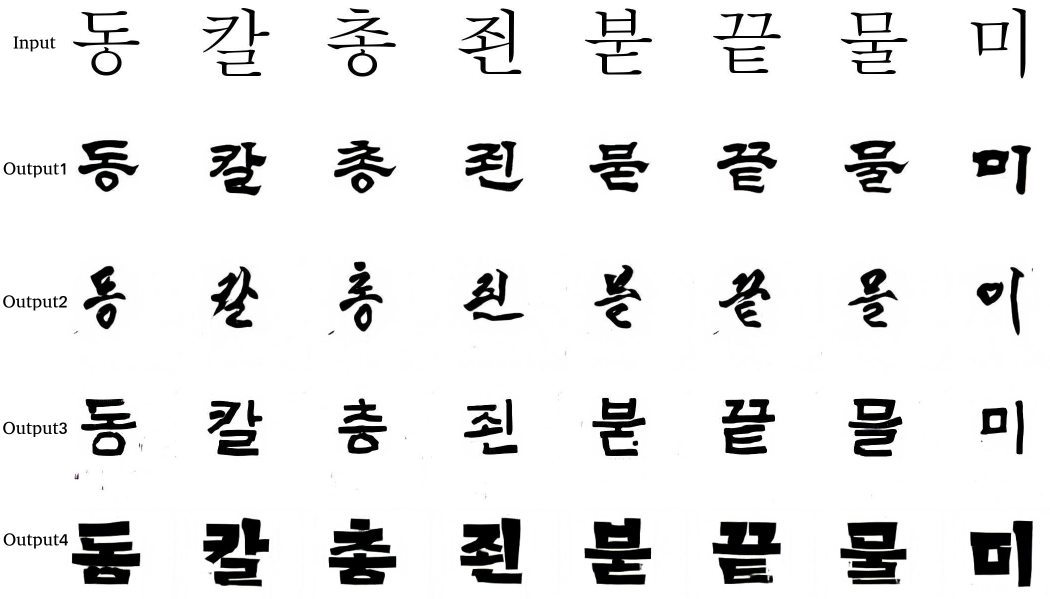
#> input picture fig/Han_to_Hangul.png, 2100 x 1197 px, found by its file name (shown at 1/2 size); its folder holds 2 pictures in this run
$ python synthesize.py --root_dir .. --img_list ../fig --dst_path out.png   (older library calls are emulated)
#> lines starting #> are read from the running program, lines starting #| are printed output that depends on the picture
# -*- coding: utf-8 -*-
from __future__ import print_function
from __future__ import absolute_import

import argparse
import sys
import numpy as np
import os
from PIL import Image
from PIL import ImageDraw
from PIL import ImageFont
import json
import collections

reload(sys)
sys.setdefaultencoding("utf-8")

def splice_images(root_dir, img_list, canvas_size, num_img):
#> called with root_dir = '..', img_list = '../fig', canvas_size = 256, num_img = 10
    cls_names = img_list.split(',')
    num_cls = len(cls_names)
    example_img = Image.new("RGB", (canvas_size * num_img, canvas_size * num_cls), (255, 255, 255))
#> example_img: PIL image 2560x256 RGB; every value is 255

    column = 0
    for cls_name in cls_names:
        row = 0
        column += 1
        filepath = os.path.join(root_dir, cls_name)
        img_names = os.listdir(filepath)
        for name in img_names:
            img = Image.open(os.path.join(filepath, name)).resize((canvas_size, canvas_size), Image.ANTIALIAS)
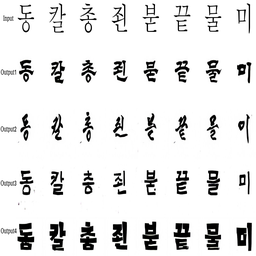
#> img: PIL image 256x256 RGBA; mean R, G, B, A 230.8, 230.9, 230.8, 255
            example_img.paste(img, (row * canvas_size, (column - 1) * canvas_size))
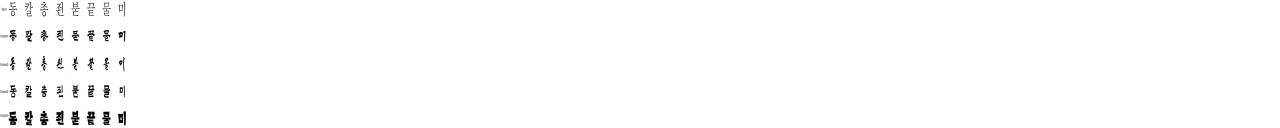
#> example_img: PIL image 2560x256 RGB (shown at 1/2 size); mean R, G, B 252.6, 252.6, 252.6
            row += 1

    return example_img

parser = argparse.ArgumentParser(description='Splice images together')
parser.add_argument('--root_dir', dest='root_dir', required=True, help='root path of images')
parser.add_argument('--img_list', dest='img_list', required=True, help='list of images')
parser.add_argument('--dst_path', dest='dst_path', required=True, help='path of result image')
parser.add_argument('--canvas_size', dest='canvas_size', type=int, default=256, help='canvas size')
parser.add_argument('--num_images', dest='num_images', type=int, default=10, help='number of images displayed for each class')

args = parser.parse_args()

if __name__ == "__main__":
    example_img = splice_images(args.root_dir, args.img_list, args.canvas_size, args.num_images)
    example_img.save(args.dst_path)

$ run again, on fig/display.png
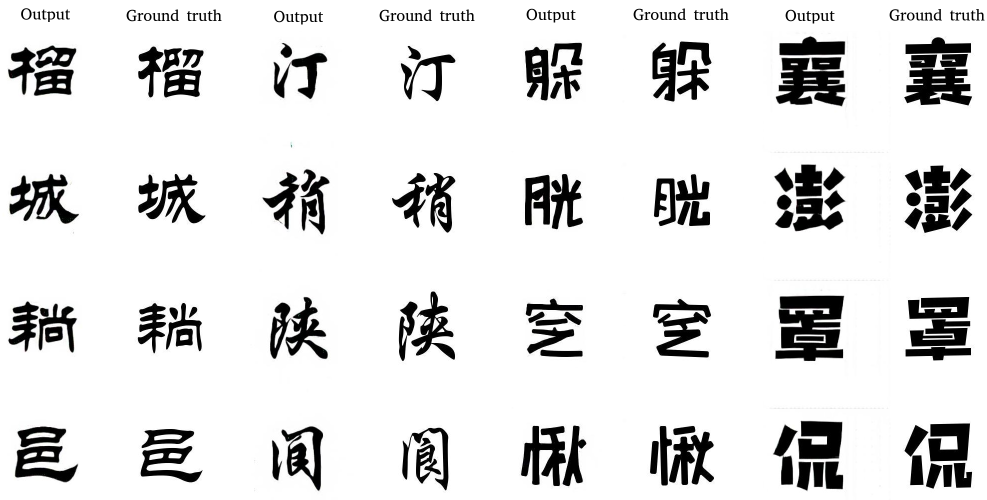
#> input picture fig/display.png, 1973 x 1000 px, found by its file name (shown at 1/2 size)
#> in splice_images, `img = Image.open(os.path.join(filepath, name)).resize((canvas_size, ca..`:
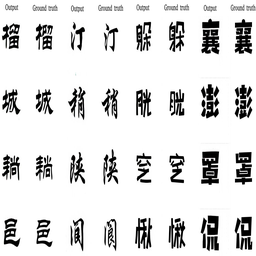
#> img: PIL image 256x256 RGBA; mean R, G, B, A 223, 223, 223, 255
#> in splice_images, `example_img.paste(img, (row * canvas_size, (column - 1) * canvas_size))`:
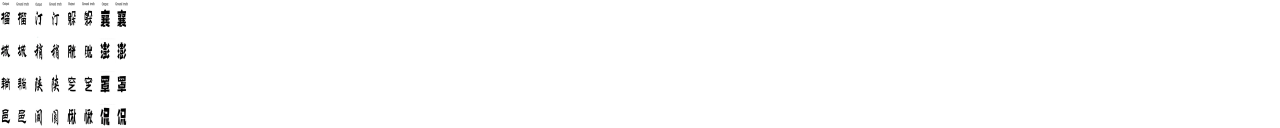
#> example_img: PIL image 2560x256 RGB (shown at 1/2 size); mean R, G, B 251.8, 251.8, 251.8

$ run again, on fig/objective_analysis.png
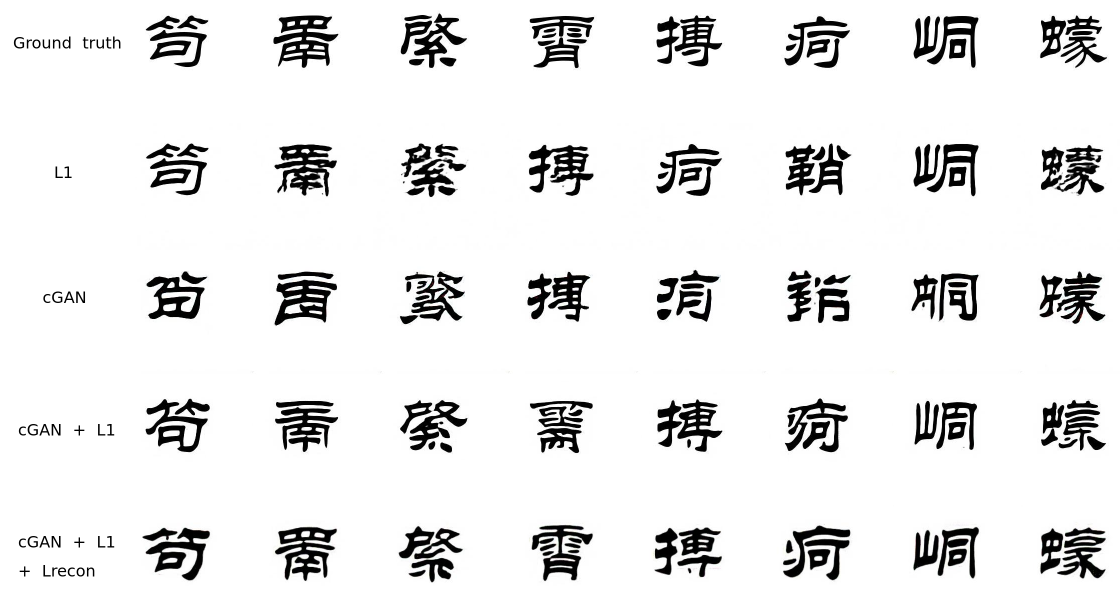
#> input picture fig/objective_analysis.png, 2240 x 1186 px, found by its file name (shown at 1/2 size)
#> in splice_images, `img = Image.open(os.path.join(filepath, name)).resize((canvas_size, ca..`:
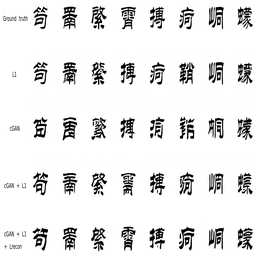
#> img: PIL image 256x256 RGBA; mean R, G, B, A 232.1, 232.1, 232, 255
#> in splice_images, `example_img.paste(img, (row * canvas_size, (column - 1) * canvas_size))`:
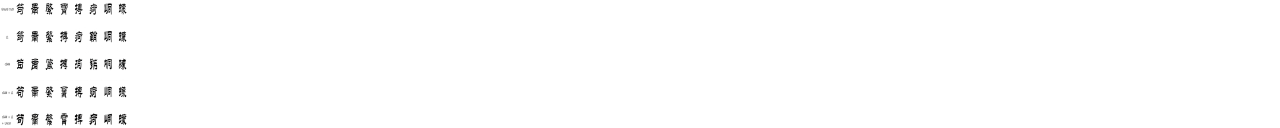
#> example_img: PIL image 2560x256 RGB (shown at 1/2 size); mean R, G, B 252.7, 252.7, 252.7

$ run again, on fig/objective_analysis_on_Hangul.png
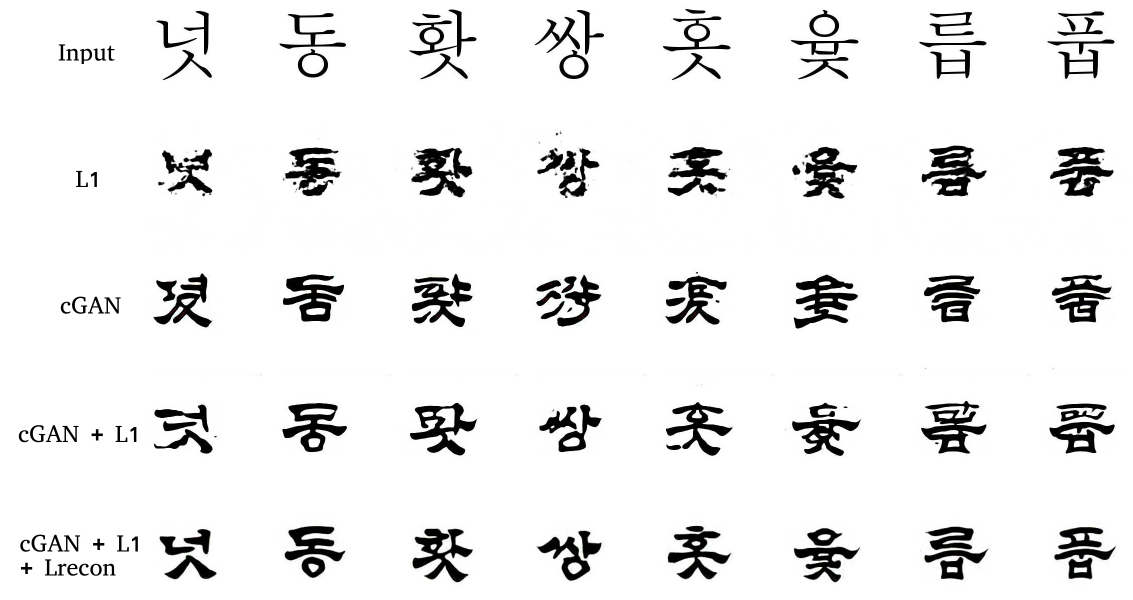
#> input picture fig/objective_analysis_on_Hangul.png, 2266 x 1199 px, found by its file name (shown at 1/2 size)
#> in splice_images, `img = Image.open(os.path.join(filepath, name)).resize((canvas_size, ca..`:
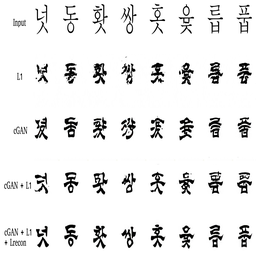
#> img: PIL image 256x256 RGBA; mean R, G, B, A 235.7, 235.7, 235.7, 254.9; transparent parts drawn white
#> in splice_images, `example_img.paste(img, (row * canvas_size, (column - 1) * canvas_size))`:
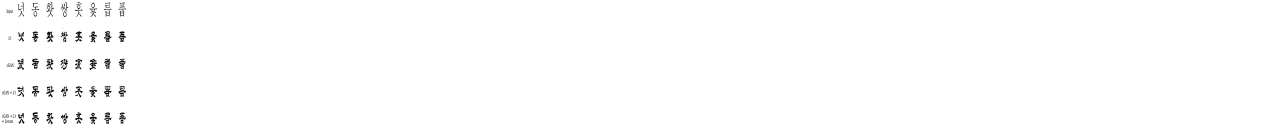
#> example_img: PIL image 2560x256 RGB (shown at 1/2 size); mean R, G, B 253.1, 253.1, 253.1

$ run again, on fig/complete_model.png
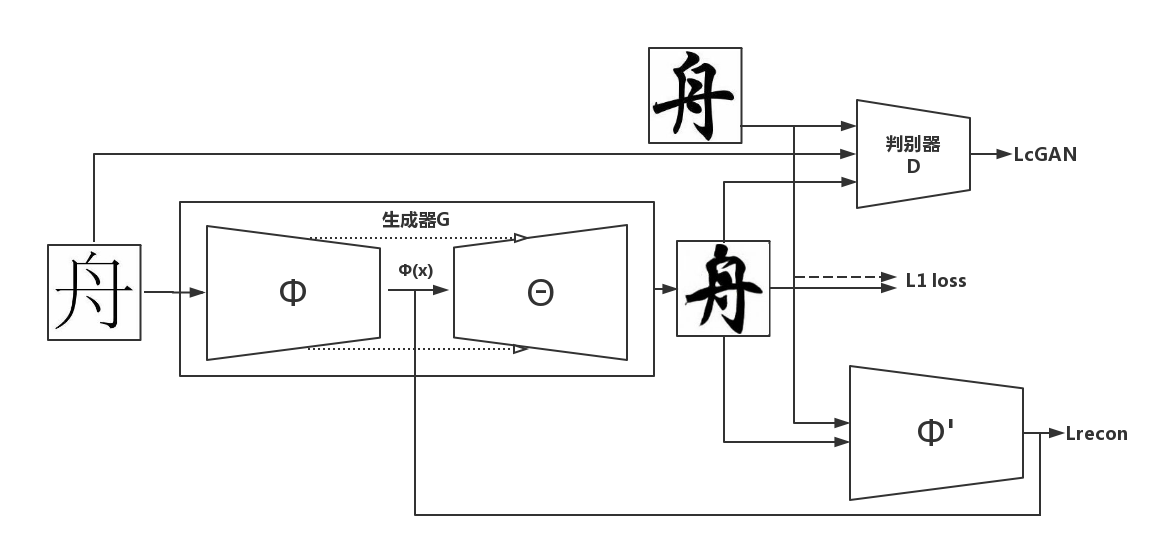
#> input picture fig/complete_model.png, 1167 x 546 px, found by its file name
#> in splice_images, `img = Image.open(os.path.join(filepath, name)).resize((canvas_size, ca..`:
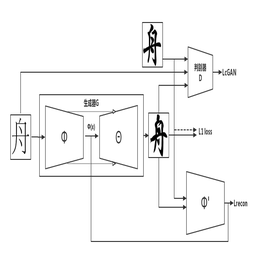
#> img: PIL image 256x256 RGBA; mean R, G, B, A 245.9, 245.9, 245.9, 255
#> in splice_images, `example_img.paste(img, (row * canvas_size, (column - 1) * canvas_size))`:
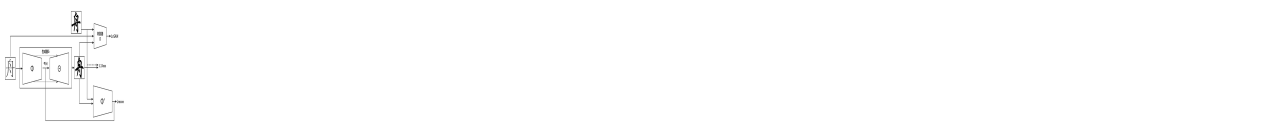
#> example_img: PIL image 2560x256 RGB (shown at 1/2 size); mean R, G, B 254.1, 254.1, 254.1
